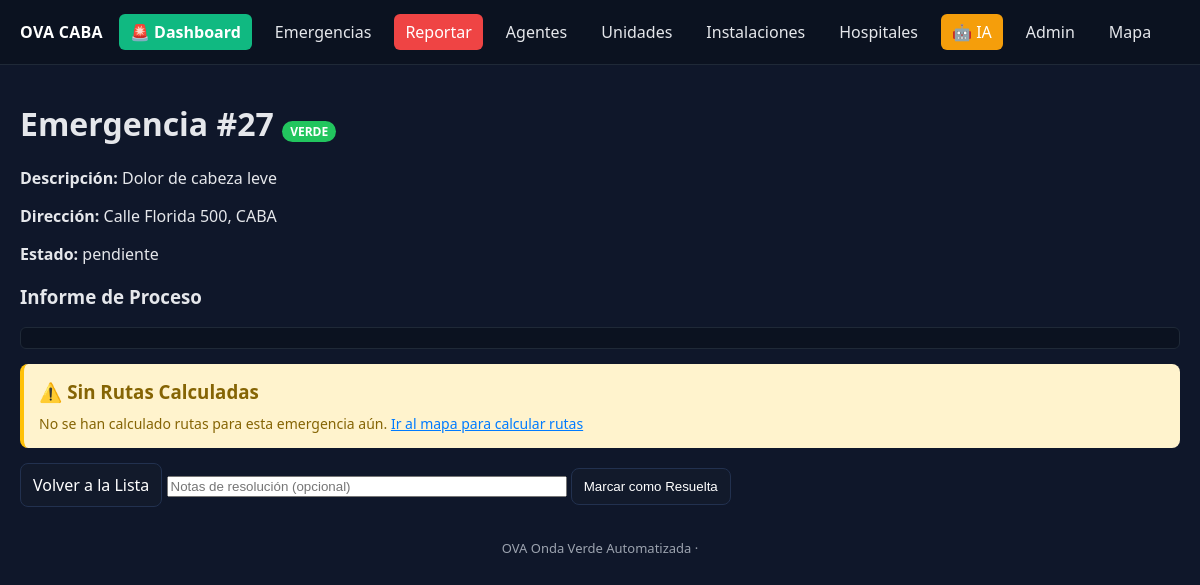
Before: /detalle/27/ with the older database file.
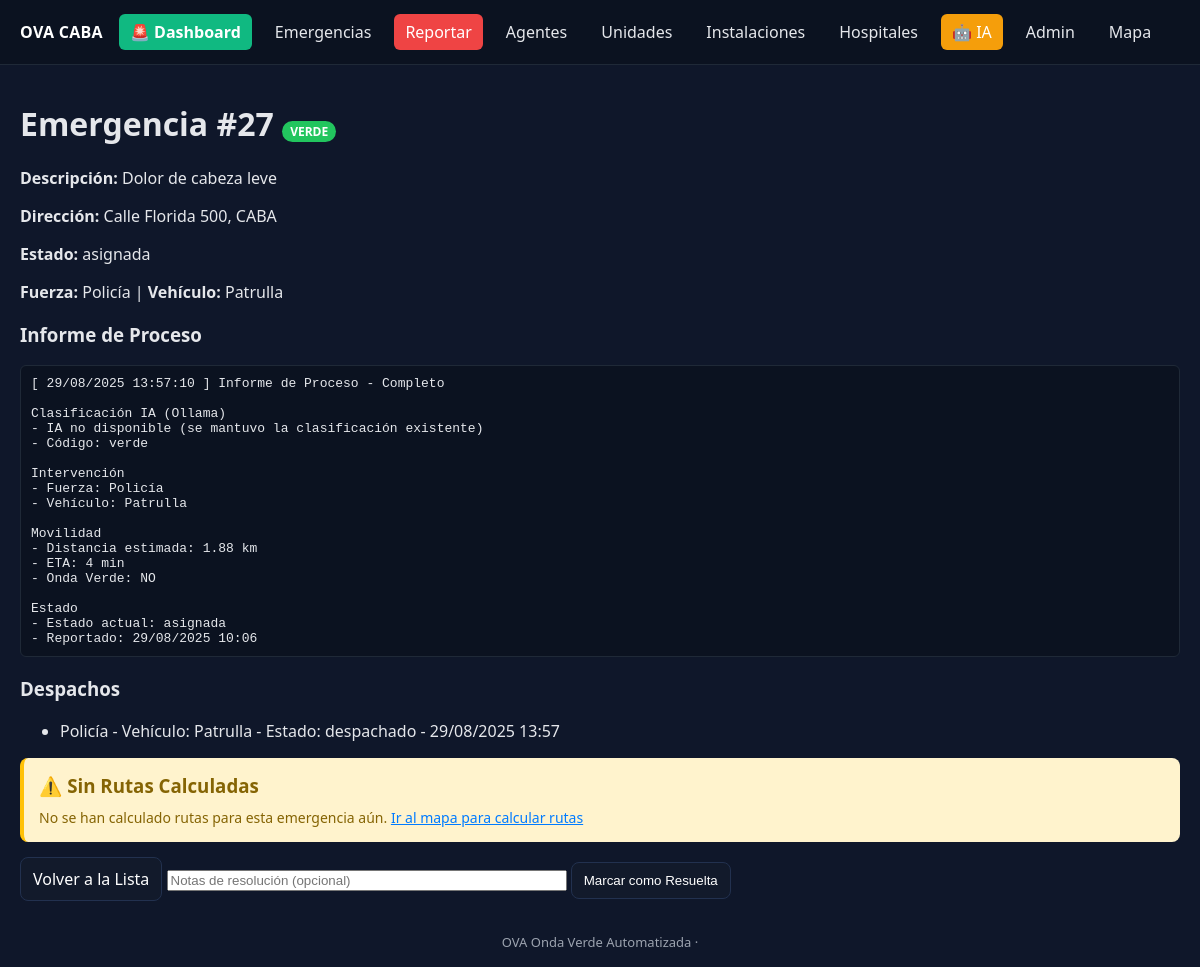
After: the same page with the newer database file.
### core/models.py (models this page shows, shortened)
class Emergency(models.Model):
    CODE_CHOICES = [
        ('rojo', 'Rojo - Crítica'),
        ('amarillo', 'Amarillo - Urgente'),
        ('verde', 'Verde - Leve'),
    ]
    STATUS_CHOICES = [
        ('pendiente', 'Pendiente'),
        ('asignada', 'Asignada'),
        ('resuelta', 'Resuelta'),
    ]
    code = models.CharField(max_length=50, choices=CODE_CHOICES, blank=True, verbose_name='Código')
    priority = models.IntegerField(default=0, verbose_name='Prioridad')
    description = models.TextField(verbose_name='Descripción')
    address = models.CharField(max_length=255, blank=True, verbose_name='Dirección')
    location_lat = models.FloatField(null=True, blank=True, verbose_name='Latitud')
    location_lon = models.FloatField(null=True, blank=True, verbose_name='Longitud')
    status = models.CharField(max_length=50, choices=STATUS_CHOICES, default='pendiente', verbose_name='Estado')
    assigned_force = models.ForeignKey('Force', on_delete=models.SET_NULL, null=True, blank=True, verbose_name='Fuerza Asignada')
    assigned_vehicle = models.ForeignKey('Vehicle', on_delete=models.SET_NULL, null=True, blank=True, verbose_name='Vehículo Asignado')
    onda_verde = models.BooleanField(default=False, verbose_name='Onda Verde')
    reported_at = models.DateTimeField(default=timezone.now, verbose_name='Reportado en')
    resolved_at = models.DateTimeField(null=True, blank=True, verbose_name='Resuelto en')
    resolution_notes = models.TextField(blank=True, verbose_name='Notas de Resolución')
    ai_response = models.TextField(blank=True, verbose_name='Respuesta IA')
    class Meta:
        verbose_name = 'Emergencia'
        verbose_name_plural = 'Emergencias'

class Force(models.Model):
    name = models.CharField(max_length=100, unique=True, verbose_name='Nombre')  # e.g., 'Bomberos', 'SAME', 'Policía', 'Tránsito'
    contact_info = models.TextField(blank=True, verbose_name='Información de Contacto')
    created_at = models.DateTimeField(default=timezone.now, verbose_name='Creado en')
    class Meta:
        verbose_name = 'Fuerza'
        verbose_name_plural = 'Fuerzas'

class Vehicle(models.Model):
    force = models.ForeignKey(Force, on_delete=models.CASCADE, verbose_name='Fuerza')
    type = models.CharField(max_length=100, verbose_name='Tipo')  # e.g., 'Ambulancia', 'Camión de Bomberos', 'Patrulla', 'Moto de Tránsito'
    current_lat = models.FloatField(null=True, blank=True, verbose_name='Latitud Actual')
    current_lon = models.FloatField(null=True, blank=True, verbose_name='Longitud Actual')
    target_lat = models.FloatField(null=True, blank=True, verbose_name='Latitud Objetivo')
    target_lon = models.FloatField(null=True, blank=True, verbose_name='Longitud Objetivo')
    home_facility = models.ForeignKey('Facility', on_delete=models.SET_NULL, null=True, blank=True, verbose_name='Base')
    status = models.CharField(max_length=50, choices=[('disponible', 'Disponible'), ('en_ruta', 'En Ruta'), ('ocupado', 'Ocupado') ], default='disponible', verbose_name='Estado')
    class Meta:
        verbose_name = 'Vehículo'
        verbose_name_plural = 'Vehículos'

class EmergencyDispatch(models.Model):
    STATUS_CHOICES = [
        ('despachado','Despachado'),
        ('en_ruta','En ruta'),
        ('en_escena','En escena'),
        ('finalizado','Finalizado'),
    ]
    emergency = models.ForeignKey(Emergency, on_delete=models.CASCADE, related_name='dispatches', verbose_name='Emergencia')
    force = models.ForeignKey(Force, on_delete=models.CASCADE, verbose_name='Fuerza')
    vehicle = models.ForeignKey(Vehicle, on_delete=models.SET_NULL, null=True, blank=True, verbose_name='Vehículo')
    status = models.CharField(max_length=20, choices=STATUS_CHOICES, default='despachado', verbose_name='Estado')
    created_at = models.DateTimeField(default=timezone.now, verbose_name='Creado en')
    class Meta:
        verbose_name = 'Despacho'
        verbose_name_plural = 'Despachos'

### core/views.py (the view)
# urls.py: path('detalle/<int:pk>/', emergency_detail, name='emergency_detail'),
def emergency_detail(request, pk):
    emergency = get_object_or_404(Emergency, pk=pk)
    calculated_routes = CalculatedRoute.objects.filter(emergency=emergency).order_by('priority_score', 'distance_km')
    context = {
        'emergency': emergency,
        'calculated_routes': calculated_routes,
    }
    return render(request, 'core/emergency_detail.html', context)

### core/templates/core/emergency_detail.html (shortened to what the changed rows need)
{% extends 'core/base.html' %}
{% block content %}
    <h1>Emergencia #{{ emergency.id }} <span class="tag {{ emergency.code }}">{{ emergency.code|upper }}</span></h1>
    <p><strong>Descripción:</strong> {{ emergency.description }}</p>
    <p><strong>Dirección:</strong> {{ emergency.address }}</p>
    <p><strong>Estado:</strong> {{ emergency.status }} {% if emergency.onda_verde %} | <strong>Onda Verde:</strong> ACTIVADA{% endif %}</p>
    {% if emergency.assigned_force %}
        <p><strong>Fuerza:</strong> {{ emergency.assigned_force.name }} {% if emergency.assigned_vehicle %} | <strong>Vehículo:</strong> {{ emergency.assigned_vehicle.type }}{% endif %}</p>
    {% endif %}
    <h3>Informe de Proceso</h3>
    <pre>{{ emergency.resolution_notes }}</pre>
    {% if emergency.dispatches.all %}
    <h3>Despachos</h3>
    <ul>
        {% for d in emergency.dispatches.all %}
            <li>{{ d.force.name }} {% if d.vehicle %}- Vehículo: {{ d.vehicle.type }}{% endif %} - Estado: {{ d.status }} - {{ d.created_at|date:"d/m/Y H:i" }}</li>
        {% endfor %}
    </ul>
    {% endif %}
    {% if calculated_routes %}
    <h3>🚗 Rutas Calculadas</h3>
    <div style="background: #f8f9fa; padding: 15px; border-radius: 8px; border-left: 4px solid #007bff;">
        <p style="margin: 0 0 10px 0; color: #6c757d; font-size: 14px;">
            Las siguientes rutas fueron calculadas automáticamente para esta emergencia:
        </p>
        {% for route in calculated_routes %}
        <div style="background: white; margin: 10px 0; padding: 12px; border-radius: 6px; border-left: 3px solid
            {% if forloop.counter == 1 %}#dc3545{% elif forloop.counter == 2 %}#fd7e14{% else %}#28a745{% endif %};">
            <div style="display: flex; justify-content: space-between; align-items: center; margin-bottom: 8px;">
                <div style="font-weight: bold; color: #495057;">
                    {% if forloop.counter == 1 %}🚨 RUTA ÓPTIMA{% elif forloop.counter == 2 %}⚡ RUTA RÁPIDA{% else %}🛡️ BACKUP {{ forloop.counter }}{% endif %}
                    - {{ route.resource_type }}
                </div>
                <span class="tag {% if route.status == 'activa' %}verde{% elif route.status == 'completada' %}amarillo{% else %}rojo{% endif %}">
                    {{ route.status|upper }}
                </span>
            </div>
            <div style="display: grid; grid-template-columns: repeat(auto-fit, minmax(120px, 1fr)); gap: 10px; font-size: 13px; color: #6c757d;">
                <div><strong>📏 Distancia:</strong> {{ route.distance_km|floatformat:1 }} km</div>
                <div><strong>⏱️ Tiempo:</strong> {{ route.estimated_time_minutes|floatformat:1 }} min</div>
                <div><strong>📊 Score:</strong> {{ route.priority_score|floatformat:1 }}</div>
                <div><strong>📅 Calculado:</strong> {{ route.calculated_at|date:"d/m H:i" }}</div>
            </div>
            {% if route.completed_at %}
            <div style="margin-top: 8px; padding: 6px; background: #d4edda; border-radius: 4px; font-size: 12px; color: #155724;">
                ✅ Completado: {{ route.completed_at|date:"d/m/Y H:i" }}
            </div>
            {% endif %}
        </div>
        {% endfor %}
        {% if emergency.status == 'resuelta' %}
        <div style="margin-top: 15px; padding: 10px; background: #d4edda; border-radius: 4px; border-left: 4px solid #28a745;">
            <strong style="color: #155724;">✅ EMERGENCIA RESUELTA</strong>
            <p style="margin: 5px 0 0 0; color: #155724; font-size: 14px;">
                Las rutas se han marcado automáticamente como completadas.
            </p>
        </div>
        {% endif %}
    </div>
    {% else %}
    <div style="background: #fff3cd; padding: 15px; border-radius: 8px; border-left: 4px solid #ffc107; margin: 15px 0;">
        <h3 style="margin: 0 0 10px 0; color: #856404;">⚠️ Sin Rutas Calculadas</h3>
        <p style="margin: 0; color: #856404; font-size: 14px;">
        </p>
    </div>
    {% endif %}
    <div class="actions">
        <a class="btn" href="{% url 'emergency_list' %}">Volver a la Lista</a>
        {% if emergency.status != 'resuelta' %}
        <form method="post" action="{% url 'resolve_emergency' emergency.id %}" style="display:inline;">
        </form>
        {% endif %}
    </div>
{% endblock %}

Changed rows visible on the page:
changed Emergency "Dolor de cabeza leve": status "pendiente" → "asignada"; assigned_force_id empty → 10 (drawn); assigned_force.name (not shown) → "Policía"; assigned_vehicle.type (not shown) → "Patrulla"; resolution_notes (not shown) → "[ 29/08/2025 13:57:10 ] Informe de Proceso - Completo Clasificación IA (Ollama) - IA no disponible (se mantuvo la clasificación existente) - Código: verde Intervención - Fuerza: Policía - Vehículo: Patrulla Movilidad - Distancia estimada: 1.88 km - ETA: 4 min - Onda Verde: NO Estado - Estado actual: asignada - Reportado: 29/08/2025 10:06"
added EmergencyDispatch: force.name "Policía", vehicle.type "Patrulla", status "despachado", created_at "29/08/2025 13:57"
Other visible differences:
text now shown: "Fuerza: | Vehículo: Despachos"
